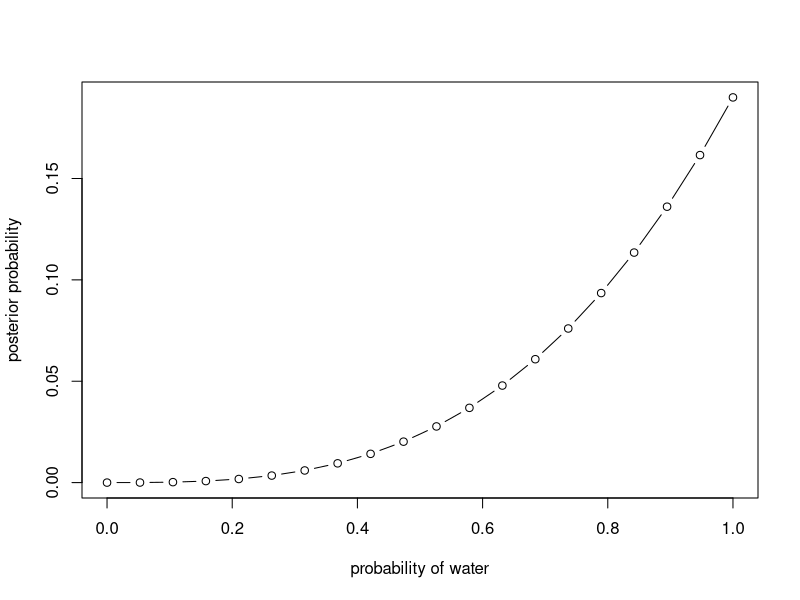
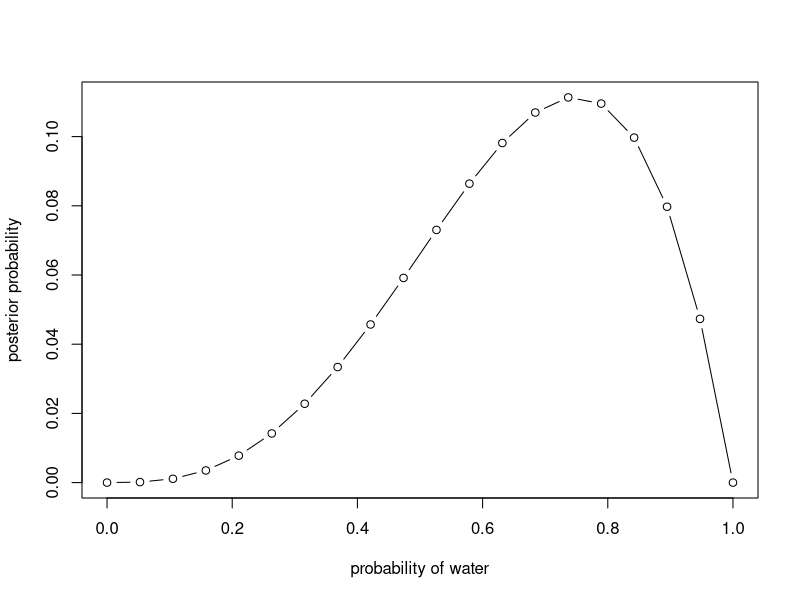
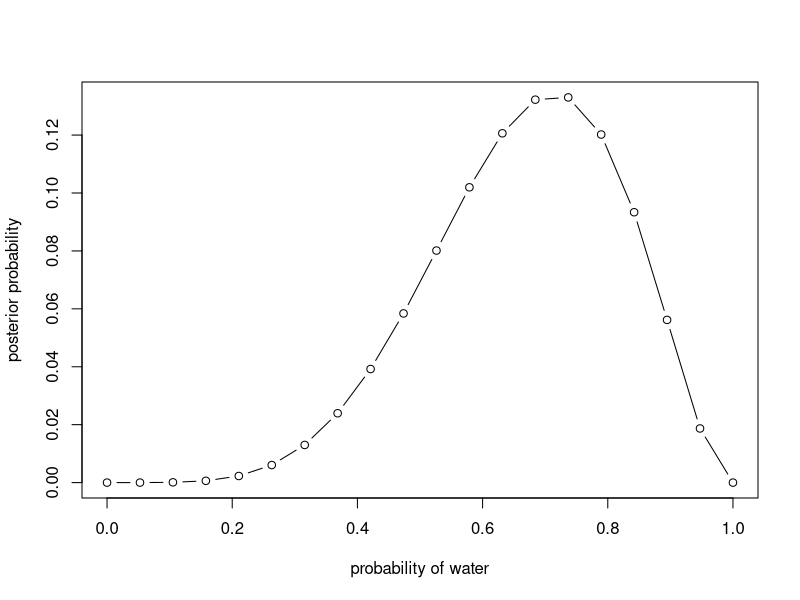
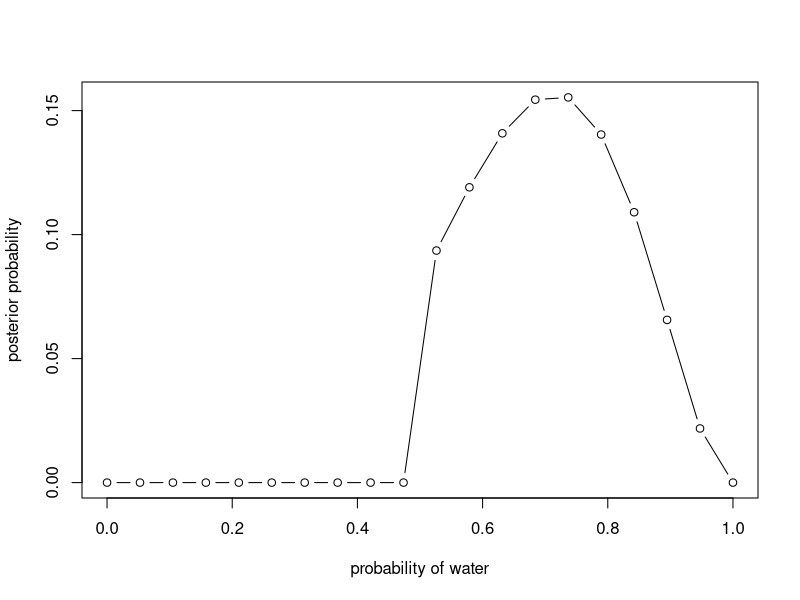

Recreate these plots in R, in order.




compute_posterior <-function(w,n,prior,p_grid){

    
    # compute likelihood at each value in grid
    likelihood <- dbinom( w , size=n , prob=p_grid )
    
    # compute product of likelihood and prior
    unstd.posterior <- likelihood * prior
    
    # standardize the posterior, so it sums to 1
    posterior <- unstd.posterior / sum(unstd.posterior)
    ## R code 2.4

    
}

#Exercise 2M1

#1 --> W,W,W
# define grid
p_grid <- seq( from=0 , to=1 , length.out=20 )
# define prior
prior <- rep(1,length(p_grid))


posterior<-compute_posterior(w=3,n=3,prior = prior,p_grid = p_grid)
plot( p_grid , posterior , type="b" ,
      xlab="probability of water" , ylab="posterior probability" )

#2 --> W,W,W,L
# define grid
p_grid <- seq( from=0 , to=1 , length.out=20 )
# define prior
prior <- rep(1,length(p_grid))


posterior<-compute_posterior(w=3,n=4,prior = prior,p_grid = p_grid)
plot( p_grid , posterior , type="b" ,
      xlab="probability of water" , ylab="posterior probability" )

#3 --> L,W,W,L,W,W,W
# define grid
p_grid <- seq( from=0 , to=1 , length.out=20 )
# define prior
prior <- rep(1,length(p_grid))


posterior<-compute_posterior(w=5,n=7,prior = prior,p_grid = p_grid)
plot( p_grid , posterior , type="b" ,
      xlab="probability of water" , ylab="posterior probability" )

#2M2
#prior = 0 if p<0.5, and positive constant (0.6) if p>=5
# define grid
p_grid <- seq( from=0 , to=1 , length.out=20 )
# define prior
prior <- append(rep(0,length(p_grid)/2),rep(0.6,length(p_grid)/2))


posterior<-compute_posterior(w=5,n=7,prior = prior,p_grid = p_grid)
plot( p_grid , posterior , type="b" ,
      xlab="probability of water" , ylab="posterior probability" )


#2M3
#imagine 0.5 of chance earth with p=0.7, and a 0.5 chance of mars with 0

# define prior
prior <- c(0.5,0.5)


likelihood<-c(0.3,1)
unstandarized.posterior<-prior*likelihood
posterior<- unstandarized.posterior/sum(unstandarized.posterior)

#2M4


# define prior
prior <- c(1/3,1/3,1/3)


likelihood<-c(1,0.5,0)
unstandarized.posterior<-prior*likelihood
posterior<- unstandarized.posterior/sum(unstandarized.posterior)

#2M5

# define prior
prior <- c(1/4,1/4,1/4)


likelihood<-c(1,0.5,0,1)
unstandarized.posterior<-prior*likelihood
posterior<- unstandarized.posterior/sum(unstandarized.posterior)

#2M6 

#TODO

#counting method
#prior = possibilities
prior<-c(2,1,0)

#probabilities
likelihood<-c(1,2,3)
unstandarized.posterior<-prior*likelihood
posterior<- unstandarized.posterior/sum(unstandarized.posterior)

#2M7
prior <- c(1,1,1,1,1,1)


likelihood<-c(2,0,4,0,2,0)
unstandarized.posterior<-prior*likelihood
posterior<- unstandarized.posterior/sum(unstandarized.posterior)
posterior[1]+posterior[3]


#2H1

prior <- c(1, 1)

likelihood<- c(0.1,0.2)

unstandarized.posterior<-prior*likelihood
posterior<- unstandarized.posterior/sum(unstandarized.posterior)


#2H2

posterior[2]

#2H3

prior <- c(1,1)

likelihood<- c(0.1*0.9,0.2*0.8)

unstandarized.posterior<-prior*likelihood
posterior<- unstandarized.posterior/sum(unstandarized.posterior)
posterior[1]
